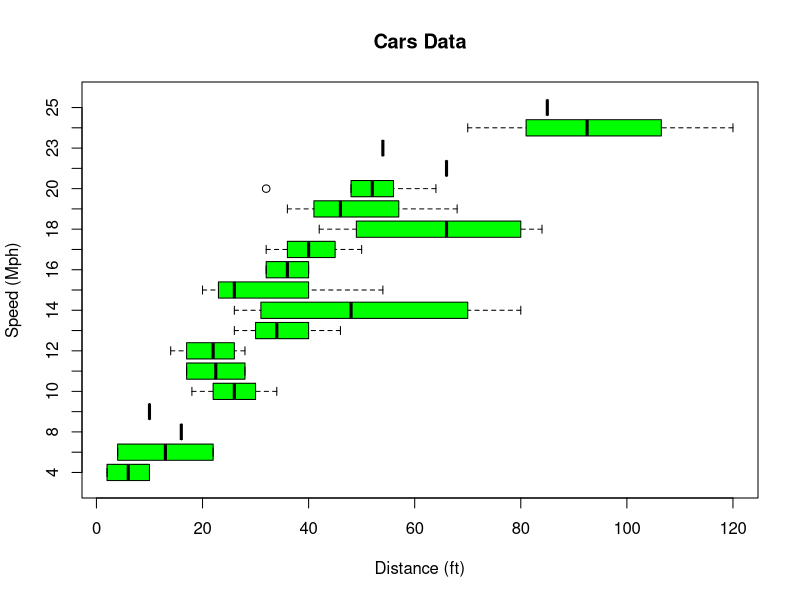
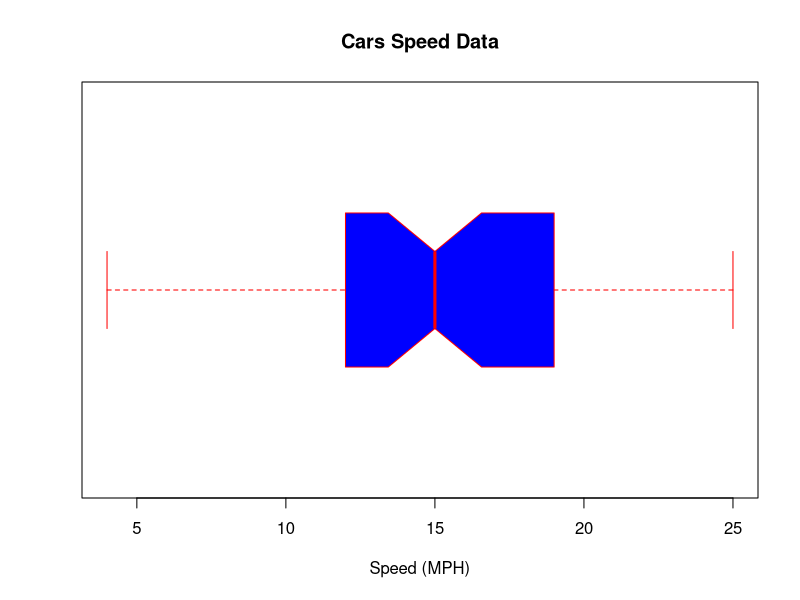
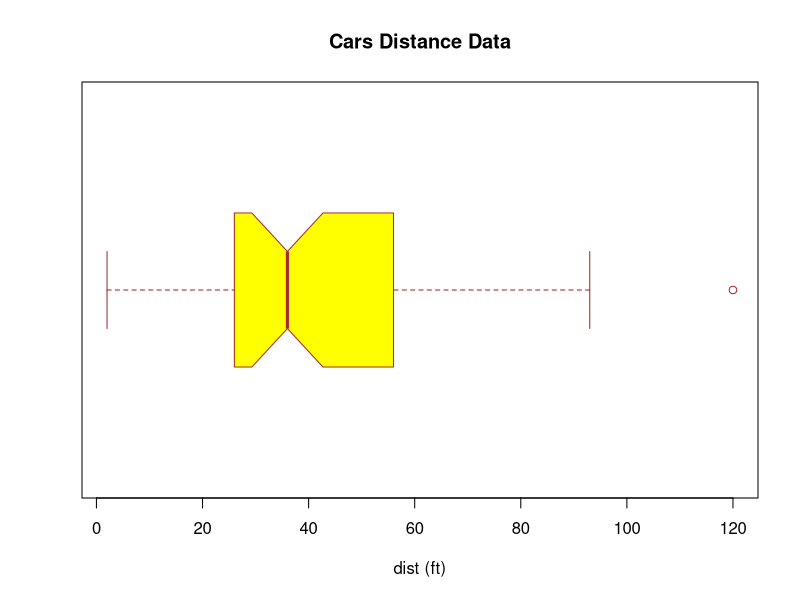
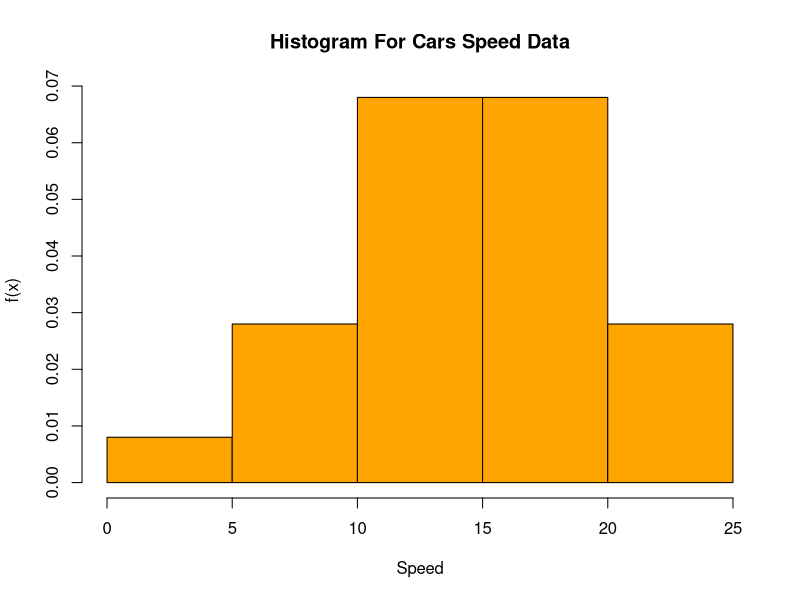
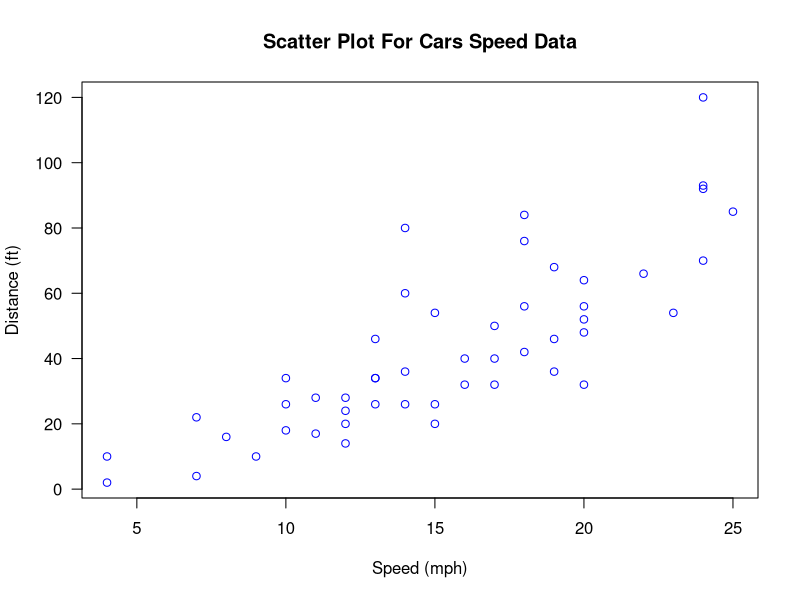
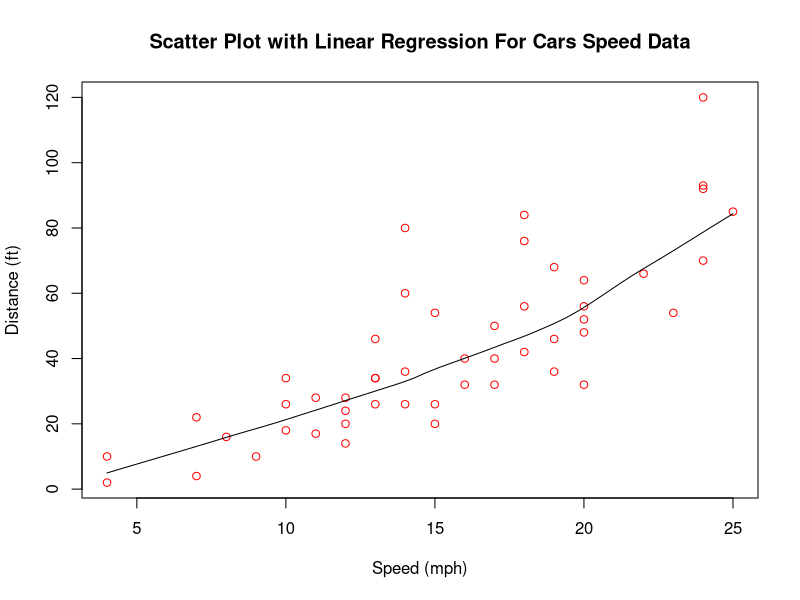
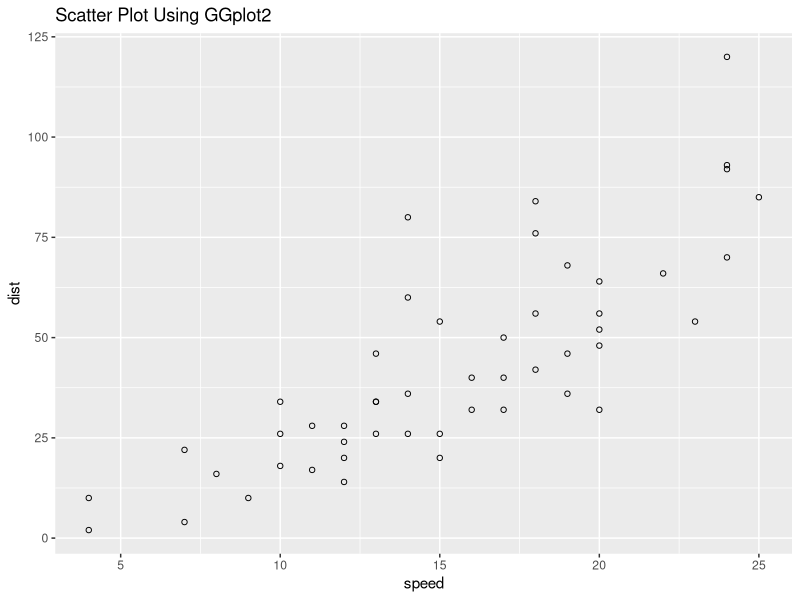
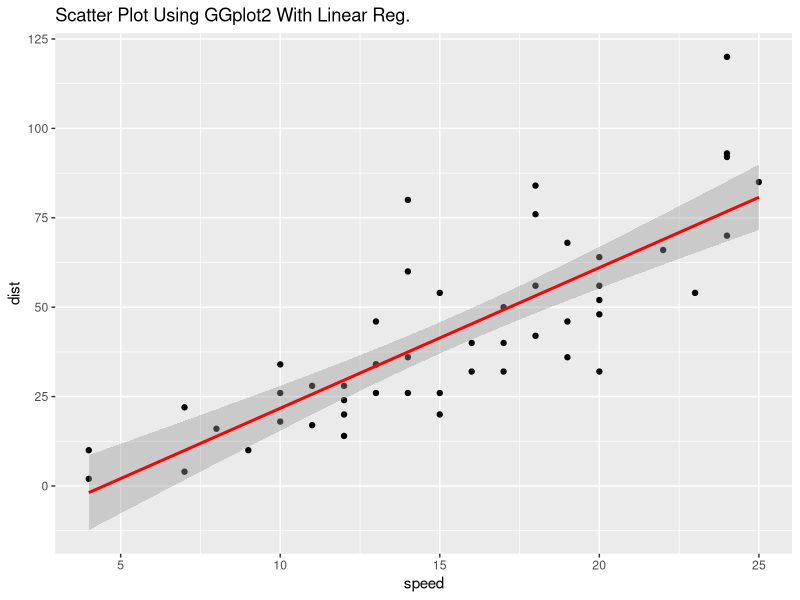

R code for these plots, in order:
## ---- chunk 1
knitr::opts_chunk$set(echo = TRUE)
## ---- chunk 2
summary(cars)
## ---- chunk 3
  str(cars)
  range(cars)
  

## ---- chunk 4
quantile(cars$speed)
quantile(cars$dist)
IQR(cars$speed)
IQR(cars$dist)
## ---- chunk 5
quantile(cars$dist, prob = seq(0, 1, length = 11), type = 5)
quantile(cars$speed, prob = seq(0,1, length = 11), type = 5)

## ---- chunk 6
boxplot(dist ~ speed, data = cars, xlab = "Distance (ft)", ylab = "Speed (Mph)", main = "Cars Data", col = "green", border = "black", horizontal = TRUE, notch = FALSE)
boxplot(cars$speed, main = "Cars Speed Data", xlab = "Speed (MPH)",col = "blue",border = "red",horizontal = TRUE,notch = TRUE)
boxplot(cars$dist, main = "Cars Distance Data", xlab = "dist (ft)",col = "yellow",border = "brown",horizontal = TRUE,notch = TRUE)

## ---- chunk 7
hist(cars$speed, breaks= 5,
       freq=FALSE,col="orange",main="Histogram For Cars Speed Data",
       xlab="Speed",ylab="f(x)")
## ---- chunk 8
plot(cars, xlab = "Speed (mph)", ylab = "Distance (ft)",las = 1, col = "blue",main="Scatter Plot For Cars Speed Data")
# Scatter Plot with linear regression 
scatter.smooth(cars, xlab = "Speed (mph)", ylab = "Distance (ft)",main="Scatter Plot with Linear Regression For Cars Speed Data", col = "red")

## ---- chunk 9

library(ggplot2)

ggplot(cars, aes(x=speed , y=dist)) +
    geom_point(shape=1) +
    ggtitle("Scatter Plot Using GGplot2")
   
ggplot(cars, aes(x = speed, y = dist)) + 
  geom_point() +
  stat_smooth(method = "lm", col = "red") +
      ggtitle("Scatter Plot Using GGplot2 With Linear Reg.")

